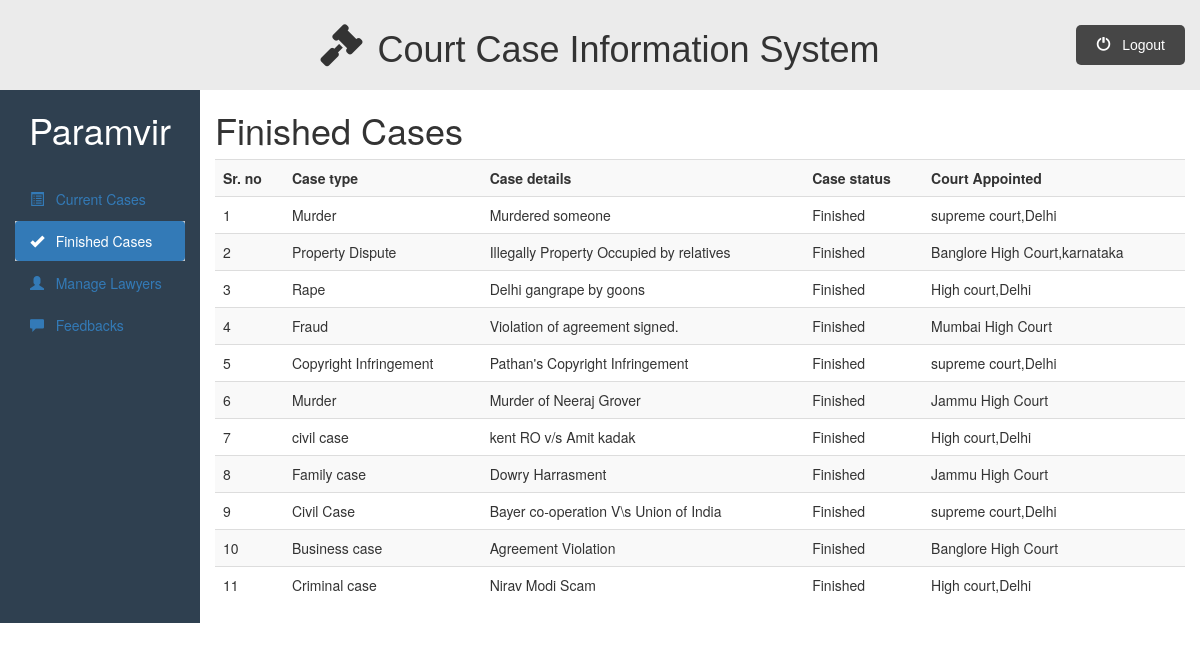
The app's page /admin_dashboard.php?q=finishedcases (signed in) with its own data.
### tables this page shows
CREATE TABLE `cases` (
  `case_id` int(11) NOT NULL,
  `case_type` varchar(50) NOT NULL,
  `case_details` varchar(200) NOT NULL,
  `next_hearing_date` date DEFAULT NULL,
  `prev_hearing_date` date DEFAULT NULL,
  `case_status` varchar(50) NOT NULL,
  `court_name` varchar(50) DEFAULT NULL,
  `lawyer_id_assigned` int(11) NOT NULL,
  `lawyer_status` varchar(20) DEFAULT 'not yet accepted',
  `clientforcase_id` int(11) NOT NULL
);

### Admin/finishedcases.php (the view, shortened to what this page needs)
<div class="container-fluid">
    <div class="row">
        <div class="col-sm-2">
            <h1>
                <?php echo $_SESSION["admin_name"]; ?>
            </h1>
            <br>
            <ul id="side_menu" class="nav nav-pills nav-stacked">
                <li class="">
                    <a href="admin_dashboard.php">
                        <span class="glyphicon glyphicon-list-alt"></span>
                        &nbsp; Current Cases
                     </a>
                </li>
                <li class="active">
                    <a href="admin_dashboard.php?q=finishedcases">
                        <span class="glyphicon glyphicon-ok"></span>
                        &nbsp; Finished Cases
                    </a>
                </li>
                <li class="">
                    <a href="admin_dashboard.php?q=managelawyers">
                        <span class="glyphicon glyphicon-user"></span>
                        &nbsp; Manage Lawyers
                    </a>
                </li>
                <li class="">
                    <a href="admin_dashboard.php?q=feedbacks">
                        <span class="glyphicon glyphicon-comment"></span>
                        &nbsp; Feedbacks
                    </a>
                </li>
            </ul>
       </div>
       <div class="col-sm-10">
            <h1>Finished Cases</h1>
            <div class="table-responsive">
                <table class="table table-striped table-hover">
                    <tr>
                        <th>Sr. no</th>
                        <th>Case type</th>
                        <th>Case details</th>
                        <th>Case status</th>
                        <th>Court Appointed</th>
                    </tr>
                        <?php
                            require_once("includes/db.php");
                            if ($con) {
                                $x=1;
                                $stmt = $con->prepare("
                                SELECT case_type, case_details,court_name
                                FROM cases WHERE case_status = ?");
                                $status = "finished";
                                $stmt->bind_param('s', $status);
                                $stmt->execute();
                                $stmt->store_result();
                                $stmt->bind_result($case_type,
                                $case_details, $court_name);
                                while ($stmt->fetch()) {
                                    echo "
                                    <tr>
                                        <td> {$x} </td>
                                        <td> {$case_type} </td>
                                        <td> {$case_details} </td>
                                        <td> Finished </td>
                                        <td> {$court_name} </td>
                                    </tr>
                                    ";
                                    $x++;
                                }
                            }
                            else{
                                echo "Server Prob";
                            }
                        ?>
                </table>
            </div>
       </div>
   </div>
</div>

### Public/css/style.css (style rules this page uses)
* { padding: 0%; margin: 0%; box-sizing: border-box; }
html { scroll-behavior: smooth; }
ul { list-style-type: none; }
.active, .accordion:hover { background-color: #ccc; }

### Public/css/dashboard.css (style rules this page uses)
.row { background-color: #2f4050; }
.col-sm-10 { background-color: #fff; }
.col-sm-2 h1 { color: #fff; text-align:center; }

### records on screen
cases: case_type "Murder", case_details "Murdered someone", court_name "supreme court,Delhi"
cases: case_type "Property Dispute", case_details "Illegally Property Occupied by relatives", court_name "Banglore High Court,karnataka"
cases: case_type "Rape", case_details "Delhi gangrape by goons", court_name "High court,Delhi"
cases: case_type "Fraud", case_details "Violation of agreement signed.", court_name "Mumbai High Court"
cases: case_type "Copyright Infringement", case_details "Pathan's Copyright Infringement", court_name "supreme court,Delhi"
cases: case_type "Murder", case_details "Murder of Neeraj Grover", court_name "Jammu High Court"
cases: case_type "civil case", case_details "kent RO v/s Amit kadak", court_name "High court,Delhi"
cases: case_type "Family case", case_details "Dowry Harrasment", court_name "Jammu High Court"
cases: case_type "Civil Case", case_details "Bayer co-operation V\\s Union of India", court_name "supreme court,Delhi"
cases: case_type "Business case", case_details "Agreement Violation", court_name "Banglore High Court"
cases: case_type "Criminal case", case_details "Nirav Modi Scam", court_name "High court,Delhi"

### other values on screen
$_SESSION["admin_name"] "Paramvir"
